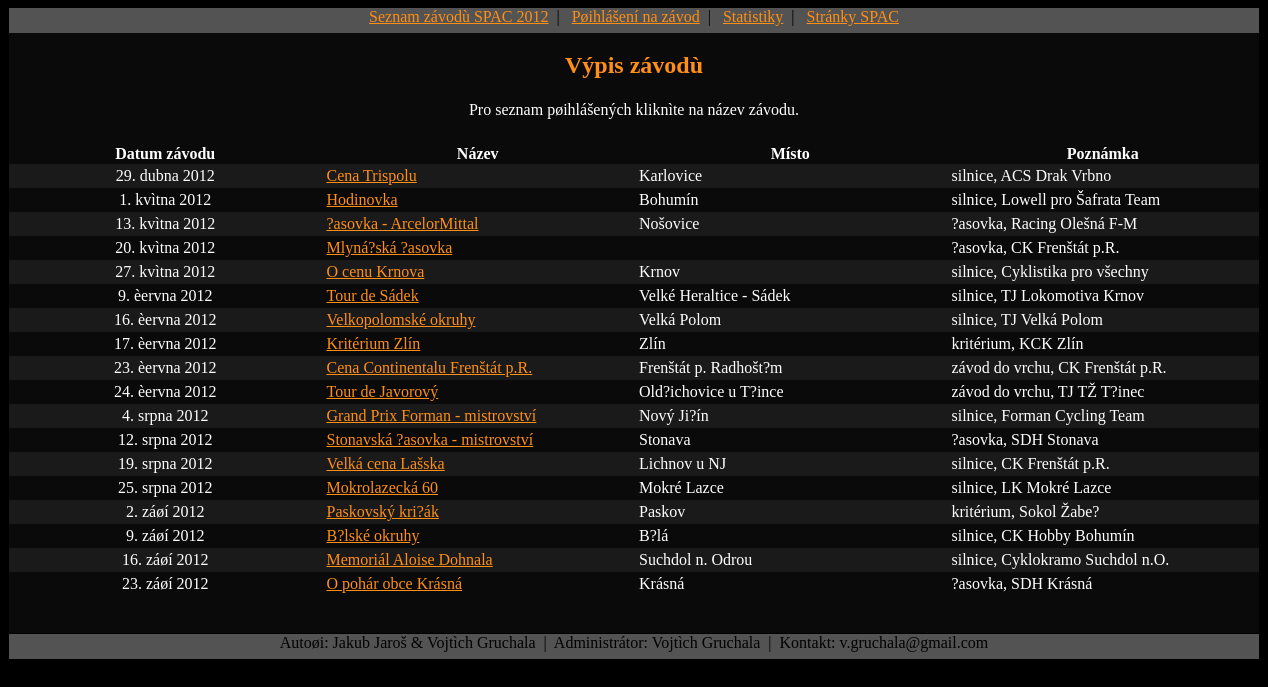
The app's page /vypis-zavodu-2012.php with its own data.
### tables this page shows
CREATE TABLE `spac_race` (
  `id` int(11) NOT NULL auto_increment,
  `name` varchar(64) default NULL,
  `date` date default NULL,
  `place` varchar(64) default NULL,
  `championship` int(11) NOT NULL default '0',
  `active_login` tinyint(2) NOT NULL default '0',
  `season` int(11) NOT NULL default '2011',
  `notice` varchar(256) default NULL,
  PRIMARY KEY  (`id`)
);

### vypis-zavodu-2012.php (the view, shortened to what this page needs)
<!DOCTYPE html PUBLIC "-//W3C//DTD XHTML 1.0 Strict//EN" "http://www.w3.org/TR/xhtml1/DTD/xhtml1-strict.dtd">
<html xmlns="http://www.w3.org/1999/xhtml">
  <head>
    <link rel="stylesheet" type="text/css" href="style.css" />
  </head>
  <body>
    <div class="container">
      <div class="menu">
        <?php include("menu.php"); ?>
      </div>
      <div class="content">
        <table>
          <tr><td colspan="4" style="text-align:center; vertical-align:bottom; height:50px;"><h1>Výpis závodù</h1></td></tr>
          <tr><td colspan="4" style="text-align:center; vertical-align:top; height:40px;">Pro seznam pøihlášených kliknìte na název závodu.</td></tr>
          <tr>
            <th>Datum závodu</th>
            <th>Název</th>
            <th>Místo</th>
            <th>Poznámka</th>
          </tr>
          <?php
            $dotaz="SELECT * FROM spac_race WHERE season=2012 ORDER BY id";
            $vysledek = MySQL_Query($dotaz);
            $i = 0;
            while ($zaznam = MySQL_Fetch_Array($vysledek))
            {
              $id=$zaznam["id"];
              $name=$zaznam["name"];
              $date=$zaznam["date"];
              $place=$zaznam["place"];
              $notice=$zaznam["notice"];
              $date=(string)$date;
              list($rok,$mesic,$den)=explode('-',$date);
              $den = (int)$den;
              $monnumber = array("01","02","03","04","05","06","07","08","09","10","11","12");
              $monname = array("ledna", "února", "bøezna", "dubna", "kvìtna", "èervna", "èervence", "srpna", "záøí", "øíjna", "listopadu", "prosince");
              $mesic = str_replace($monnumber, $monname, $mesic);
              if (($i % 2) & !isset($_SESSION["administrace"]))
              {
                echo "<tr><td>$den. $mesic $rok</td><td style=\"text-align:left;\"><a href='detail-zavodu.php?zavod=$id'>$name</a></td><td style=\"text-align:left;\">$place</td><td style=\"text-align:left;\">$notice</td></tr>\n\t";
              }
              if (!($i % 2) & !isset($_SESSION["administrace"]))
              {
                echo "<tr class='odd'><td>$den. $mesic $rok</td><td style=\"text-align:left;\"><a href='detail-zavodu.php?zavod=$id'>$name</a></td><td style=\"text-align:left;\">$place</td><td style=\"text-align:left;\">$notice</td></tr>\n\t";
              }
              $i++;
            }
          ?>
        </table>
      </div>
      <div class="paticka">
        <?php include("paticka.php"); ?>
      </div>
    </div>
  </body>
</html>

### style.css (style rules this page uses)
.container { margin:auto; width:1250px; font-size:16px; }
.menu { position:relative; top:0px; left:0px; border-bottom:1px solid white; background-color:#535353; width:1250px; height:25px; text-align:center; vertical-align: middle; }
.content { position:relative; top:-1px; left:0px; width:1250px; background-color:#0A0A0A; color:#FFFFFF; min-height:600px; }
.paticka { position:relative; top:0px; left:0px; background-color:#535353; width:1250; height:25px; text-align:center; vertical-align:middle; }
table { margin:auto; width:100%; table-layout:fixed; border-collapse:collapse; }
td { border:1px solid #000000; padding-left:5px; padding-right:5px; padding-top:3px; padding-bottom:3px; border:0px; background-color:#0A0A0A; text-align:center; }
.odd td { border:1px solid #000000; padding-left:5px; padding-right:5px; padding-top:3px; padding-bottom:3px; border:0px; background-color:#1A1A1A; text-align:center; }
th { border:0px; background-color:#0A0A0A; }
h1 { font-size:24px; font-weight:bold; color:#FF8F16; }
a:link { color:#FF8F16; }
body { background-color:#000000; }

### records on screen
spac_race: den "29", mesic "dubna", rok "2012", name "Cena Trispolu", place "Karlovice", notice "silnice, ACS Drak Vrbno"
spac_race: den "1", mesic "kvìtna", rok "2012", name "Hodinovka", place "Bohumín", notice "silnice, Lowell pro Šafrata Team"
spac_race: den "13", mesic "kvìtna", rok "2012", name "?asovka - ArcelorMittal", place "Nošovice", notice "?asovka, Racing Olešná F-M"
spac_race: den "20", mesic "kvìtna", rok "2012", name "Mlyná?ská ?asovka", notice "?asovka, CK Frenštát p.R."
spac_race: den "27", mesic "kvìtna", rok "2012", name "O cenu Krnova", place "Krnov", notice "silnice, Cyklistika pro všechny"
spac_race: den "9", mesic "èervna", rok "2012", name "Tour de Sádek", place "Velké Heraltice - Sádek", notice "silnice, TJ Lokomotiva Krnov"
spac_race: den "16", mesic "èervna", rok "2012", name "Velkopolomské okruhy", place "Velká Polom", notice "silnice, TJ Velká Polom"
spac_race: den "17", mesic "èervna", rok "2012", name "Kritérium Zlín", place "Zlín", notice "kritérium, KCK Zlín"
spac_race: den "23", mesic "èervna", rok "2012", name "Cena Continentalu Frenštát p.R.", place "Frenštát p. Radhošt?m", notice "závod do vrchu, CK Frenštát p.R."
spac_race: den "24", mesic "èervna", rok "2012", name "Tour de Javorový", place "Old?ichovice u T?ince", notice "závod do vrchu, TJ TŽ T?inec"
spac_race: den "4", mesic "srpna", rok "2012", name "Grand Prix Forman - mistrovství", place "Nový Ji?ín", notice "silnice, Forman Cycling Team"
spac_race: den "12", mesic "srpna", rok "2012", name "Stonavská ?asovka - mistrovství", place "Stonava", notice "?asovka, SDH Stonava"
spac_race: den "19", mesic "srpna", rok "2012", name "Velká cena Lašska", place "Lichnov u NJ", notice "silnice, CK Frenštát p.R."
spac_race: den "25", mesic "srpna", rok "2012", name "Mokrolazecká 60", place "Mokré Lazce", notice "silnice, LK Mokré Lazce"
spac_race: den "2", mesic "záøí", rok "2012", name "Paskovský kri?ák", place "Paskov", notice "kritérium, Sokol Žabe?"
spac_race: den "9", mesic "záøí", rok "2012", name "B?lské okruhy", place "B?lá", notice "silnice, CK Hobby Bohumín"
spac_race: den "16", mesic "záøí", rok "2012", name "Memoriál Aloise Dohnala", place "Suchdol n. Odrou", notice "silnice, Cyklokramo Suchdol n.O."
spac_race: den "23", mesic "záøí", rok "2012", name "O pohár obce Krásná", place "Krásná", notice "?asovka, SDH Krásná"
